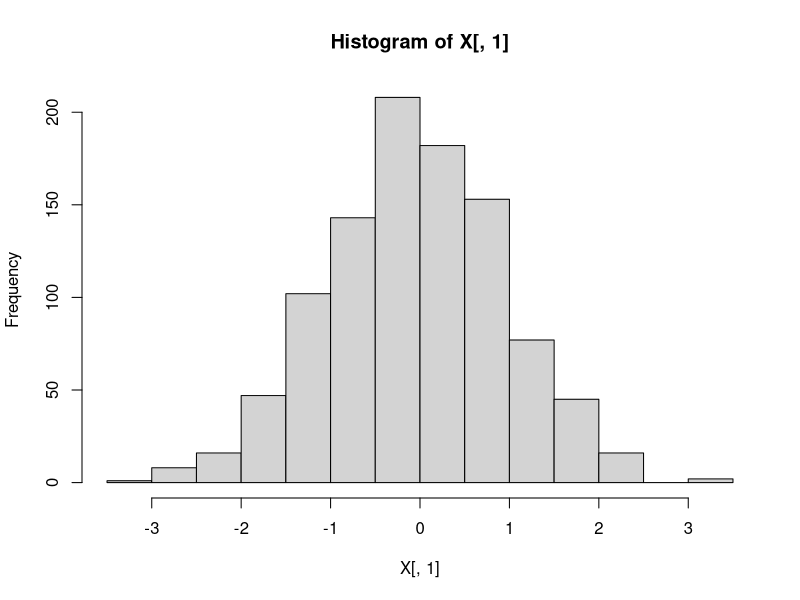
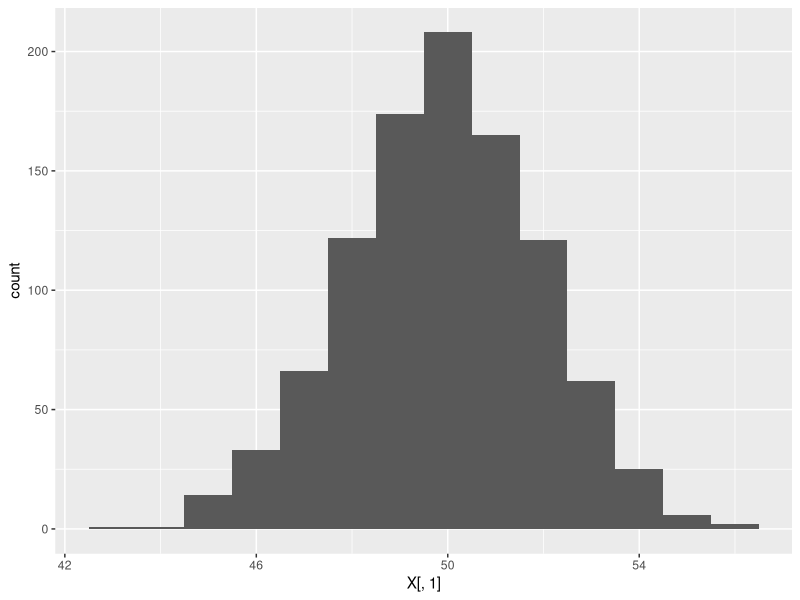
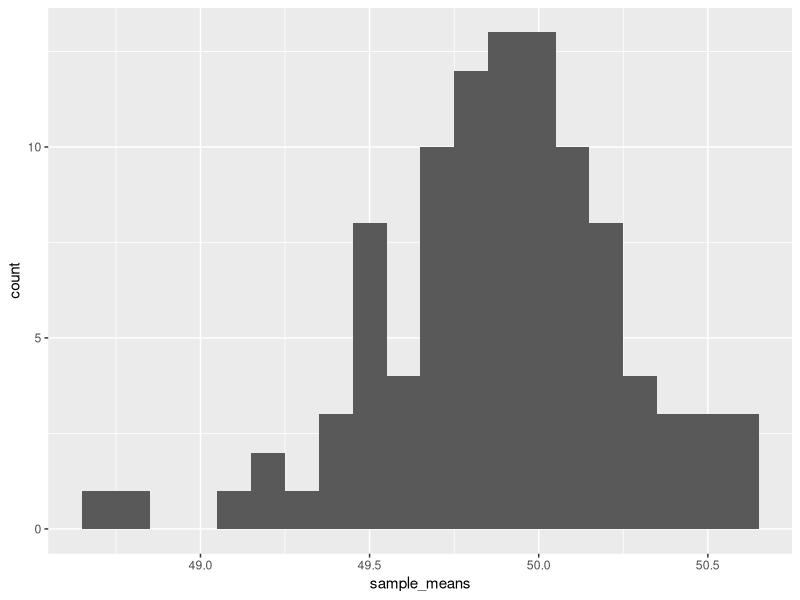
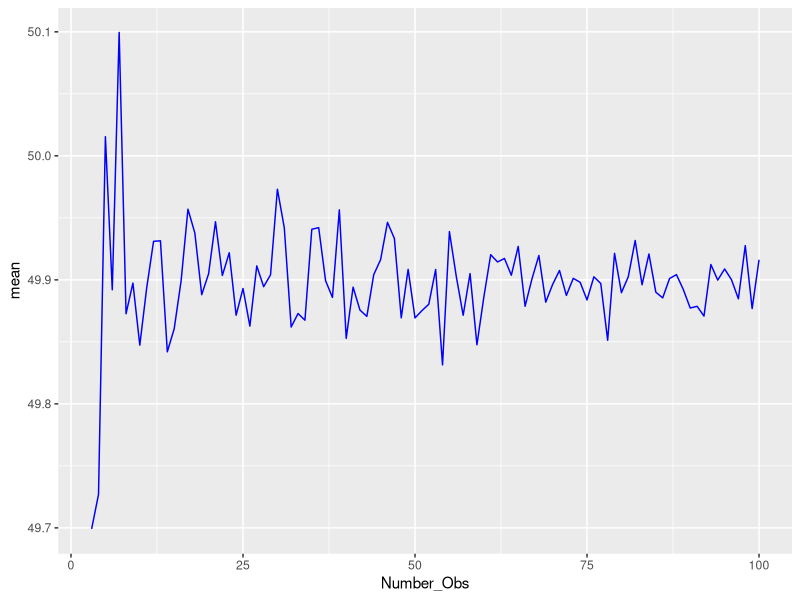
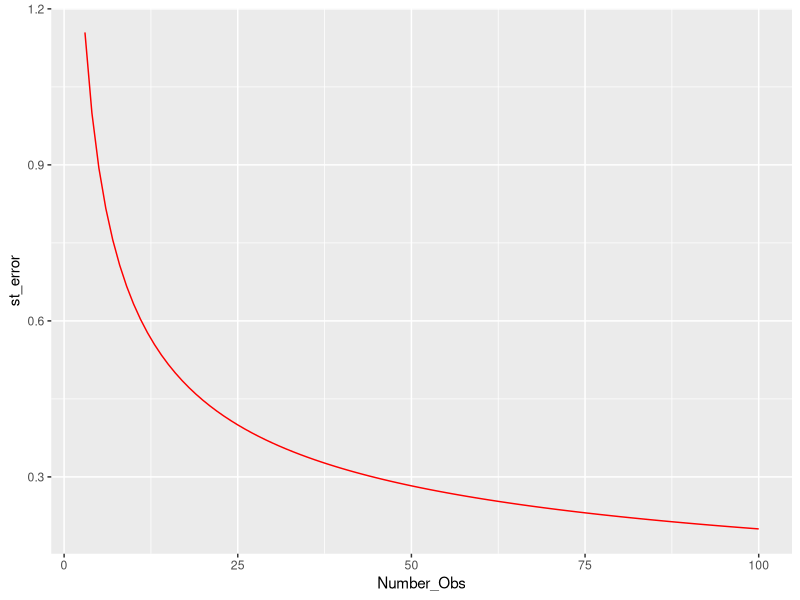

Recreate these plots in R, in order.
## ---- chunk 1
knitr::opts_chunk$set(echo = TRUE)
## ---- chunk 2

library(dplyr)
library(plyr)
library(tidyr)
library(ggplot2)
library(reshape2)


#setwd("C:/Users/jlariv/OneDrive/Econ 404/")
#mydata <- read.csv("oj.csv")
#colnames(mydata)[1-17]
X <- NULL
# Create a variable n which is the number of observations we'll look at.  
n = 1000

#The variable p will be the width of that variable.  
p = 2

#rnorm generates a random draw from a standard normal distribution.
X = matrix(rnorm(n*p), n, p)

# This lets us look at the data
head(X)
# Histogram of the first column.  We can see that it looks like a bell curve
hist(X[,1])


#NOTE: if you wanted to draw from something with a non-zero mean and more interesting variance that's: rnorm(n*p)*st_dev + mu
st_dev <- 2
mu <- 50

X[,1] <- X[,1]*st_dev + mu
X <-data.frame(X)
ggplot(X,aes(X[,1])) + geom_histogram(binwidth=1)
# Base R version: hist(X[,1])

# So Jacob made this data up.  We know that the mean is 50.  There is a really nice function in R called "sample" which lets us take a random sub sample of our data say I'd like to take a sample of 25 observations 
obs = 25
total_samps = 100
#sample_means = matrix(0, total_samps, 1)
sample_means = rep(0,total_samps)

for (i in 1:total_samps) {
subsample <- c(sample(X[,1], obs))
sample_means[i] = mean(subsample)
}

sample_means <-data.frame(sample_means)
ggplot(sample_means,aes(sample_means)) + geom_histogram(binwidth=.1)
st_err <- st_dev/(obs^.5)

#hist(sample_means)
summary(sample_means)

#Create a vector which increments up from an initial value to 100 by one
obs_0 = 3
obs_max = 100
obs_vec <- seq(obs_0, obs_max, 1)
obs_count <- length(obs_vec)

#Create dataframe to store our observations
sim_power = matrix(0, obs_count, 3)
sim_power[,1]<-obs_vec
sim_power <- data.frame(sim_power)
colnames(sim_power) <- c("Number_Obs","mean","st_error")
#Reset sample_means
sample_means <- NULL
sample_means = rep(0,total_samps)

for (j in 1:obs_count) {
  for (i in 1:total_samps) {
  subsample <- c(sample(X[,1], sim_power[j,1]))
  sample_means[i] = mean(subsample)
  }
  sim_power[j,2] <- mean(sample_means)
  sim_power[j,3] <- st_dev/(sim_power[j,1]^.5)
}


ggplot(sim_power, aes(Number_Obs)) + geom_line(aes(y=mean),colour = "blue") 
ggplot(sim_power, aes(Number_Obs)) + geom_line(aes(y=st_error),colour = "red")


# Question: Take a normal distribution with mu = 10 and variance of 9 (e.g., standard deviation of 3).  Simulate a population of 10,000.  What is the sample size needed to make the standard error of the sample mean sufficiently small so that no more than 5% of the sample means are less 9?
  
  


